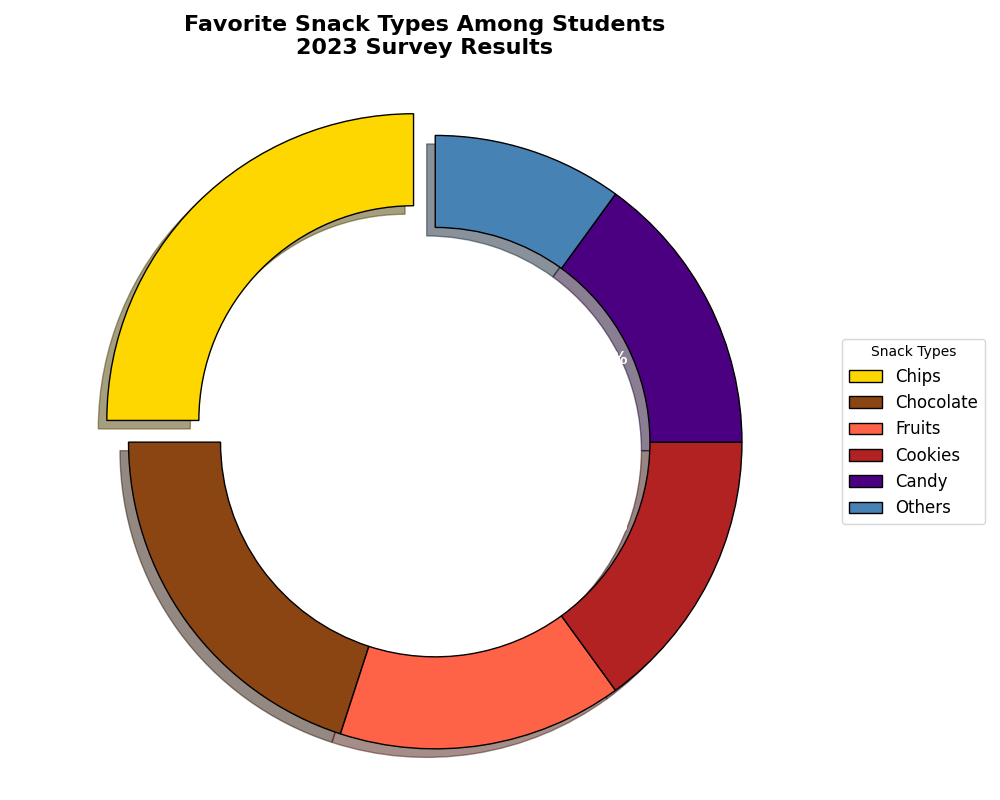

The Python source for this figure:
import matplotlib.pyplot as plt

# Define the data
snack_types = ['Chips', 'Chocolate', 'Fruits', 'Cookies', 'Candy', 'Others']
preferences = [25, 20, 15, 15, 15, 10]

# Define colors for each segment of the donut chart
colors = ['#FFD700', '#8B4513', '#FF6347', '#B22222', '#4B0082', '#4682B4']

# Define the explode parameter to highlight the 'Chips' slice
explode = (0.1, 0, 0, 0, 0, 0)

# Create the donut chart
fig, ax = plt.subplots(figsize=(10, 8))
wedges, texts, autotexts = ax.pie(
    preferences, 
    labels=snack_types, 
    autopct='%1.1f%%', 
    startangle=90, 
    colors=colors, 
    explode=explode, 
    shadow=True,
    textprops=dict(color="white", fontsize=12, weight="bold"),
    wedgeprops=dict(edgecolor='black', linewidth=1, width=0.3)
)

# Set the title
plt.title('Favorite Snack Types Among Students\n2023 Survey Results', fontsize=16, fontweight='bold', pad=20)

# Add a legend to provide insights
plt.legend(wedges, snack_types, title="Snack Types", loc="center left", bbox_to_anchor=(1, 0.5), fontsize=12)

# Ensure the donut chart is a circle
plt.axis('equal')

# Automatically adjust layout for padding
plt.tight_layout()

# Display the plot
plt.show()
